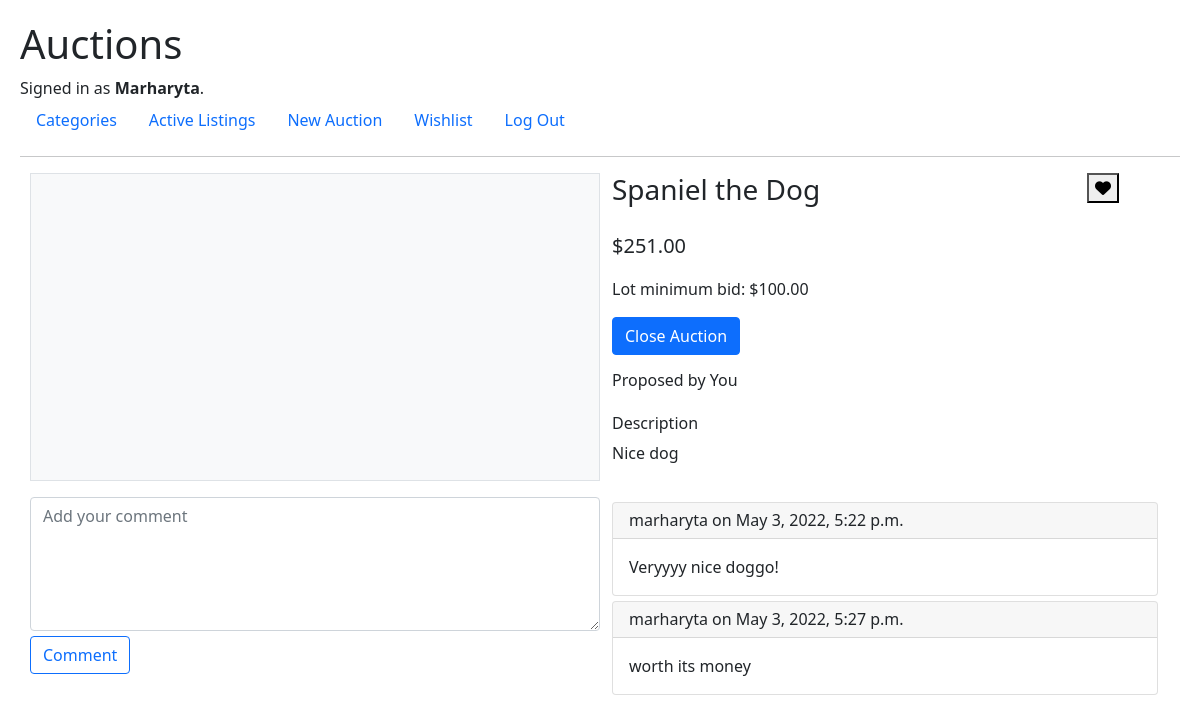
Screenshot of /auctions/id=1 (signed in) with the database file from the repository.
### auctions/models.py (models this page shows, shortened)
class User(AbstractUser):
    pass

class Auction(models.Model):
    AUCTION_CATEGORY_CHOICES = [
    ('1', 'Furniture'),
    ('2', 'Books'),
    ('3', 'Gadgets'),
    ('4', 'Household appliances'),
    ('5', 'Accessories'),
    ('6', 'Clothing'),
    ('7', 'Makeup'),
    ('8', 'For children'),
    ('9', 'For animals'),
    ('10', 'Car accessories'),
    ]
    user = models.ForeignKey(User, on_delete=models.CASCADE, related_name="creator")
    name = models.CharField("lot name", max_length=255)
    minimum_bid = models.DecimalField("lot minimum bid", max_digits=7, decimal_places=2, validators=[MinValueValidator(0.01)])
    description = models.CharField("lot description", max_length=3000)
    image = models.ImageField("lot image", upload_to='images', default='images/placeholder.jpg', blank=True)
    category = models.CharField("lot category", choices=AUCTION_CATEGORY_CHOICES, max_length=30, blank=True)
    current_bid = models.DecimalField("current lot bid", max_digits=7, decimal_places=2, default=0.00)
    active = models.BooleanField("is active", default=True)
    winner = models.ForeignKey(User, on_delete=models.SET_NULL, null=True, blank=True, related_name="winner")

class Comment(models.Model):
    user = models.ForeignKey(User, null=True, on_delete=models.SET_NULL)
    auction = models.ForeignKey(Auction, on_delete=models.CASCADE)
    comment_text = models.CharField("comment", max_length=300)
    added = models.DateTimeField(auto_now_add=True)

### auctions/views.py (the view, shortened to what this page needs)
# urls.py: path("auctions/id=<int:lot_id>", views.auction_page, name="auction_page"),
def auction_page(request, lot_id):
    lot = Auction.objects.get(id=lot_id)
    in_wishlist = False
    if Wishlist.objects.filter(user=request.user, auction=lot_id):
        in_wishlist = True
    comments = Comment.objects.filter(auction=lot_id)
    context = {
        "lot": lot,
        "comments": comments,
        "in_wishlist": in_wishlist,
        "biddingform": AddNewBid(),
        "commentingform": AddNewComment()
    }
    if lot.active == False and request.user == lot.winner:
        messages.add_message(request, messages.INFO, message='Congratulations! You are winner! Contact auction owner for details.')
    return render(request, "auctions/auction_page.html", context)

### auctions/forms.py
class AddNewBid(ModelForm):
    class Meta:
        model = Bid
        fields = ['bid']
        widgets = {
            'bid': NumberInput(attrs={'placeholder': 'Add your bid'})
        }
    def __init__(self, *args, **kwargs):
        super(AddNewBid, self).__init__(*args, **kwargs)
        self.fields['bid'].widget.attrs['min'] = 0.01

class AddNewComment(ModelForm):
    class Meta:
        model = Comment
        fields = ['comment_text']
        widgets = {
            'comment_text': Textarea(attrs={'cols': 50, 'rows': 5, 'placeholder': 'Add your comment'})
        }

### auctions/templates/auctions/auction_page.html (shortened to what this page needs)
{% extends "auctions/layout.html" %}
{% load widget_tweaks %}
{% block body %}
    <div class="container container-sm-12 d-grid gap-3">
        <div class="row">
            <div class="col-sm-6 bg-light border">
            </div>
            <div class="col-sm-5">
                <div class="d-grid gap-3">
                    <div>
                        <h3>{{ lot.name }}</h3>
                    </div>
                    <div class="lot-current-bid">${{ lot.current_bid }}</div>
                    <div>Lot minimum bid: ${{ lot.minimum_bid }}</div>
                    {% if lot.active == True %}
                        <div>
                            {% if user.is_authenticated %}
                                {% if lot.user == request.user %}
                                    <form action="{% url 'auction_page' %}" method="post">
                                        <button type="submit" name="close-auction-btn" class="btn btn-primary">Close Auction</button>
                                    </form>
                                {% endif %}
                            {% else %}
                                Log in to add your bid
                            {% endif %}
                        </div>
                    {% endif %}
                    <div>
                        {% if lot.user == request.user %}
                            <h6>Proposed by You</h6>
                        {% else %}
                            <h6>Proposed by {{ lot.user }}</h6>
                        {% endif %}
                    </div>
                    <div>
                        <h6>Description</h6>
                        <p>{{ lot.description }}</p>
                    </div>
                </div>
            </div>
            <div class="col-sm-1">
                {% if lot.active == True and user.is_authenticated %}
                    <form method="post">
                        {% if in_wishlist %}
                            <button type="submit" name="remove-from-wishlist-btn"><i class="fa fa-trash"></i></button>
                        {% else %}
                            <button type="submit" name="add-to-wishlist-btn"><i class="fa fa-heart"></i></button>
                        {% endif %}
                    </form>
                {% endif %}
            </div>
        </div>
        <div class="row">
            <div class="col-sm-6" style="padding: 0;">
                <form method="post">
                    {% for field in commentingform.visible_fields %}
                        {% render_field field class="form-control" %}
                    {% endfor %}
                    <div class="lot-button">
                        <button type="submit" name="add-comment-btn" class="btn btn-outline-primary">Comment</button>
                    </div>
                </form>
            </div>
            <div class="col-sm-6">
                {% for comment in comments %}
                    <div class="card lot-button">
                        <h6 class="card-header">{{ comment.user }} on {{ comment.added }}</h6>
                        <div class="card-body">
                            <p class="card-text">{{ comment.comment_text }}</p>
                        </div>
                    </div>
                {% endfor %}
            </div>
        </div>
    </div>
{% endblock %}

### auctions/templates/auctions/layout.html (shortened to what this page needs)
{% load static %}
<!DOCTYPE html>
<html lang="en">
    <head>
        <link href="https://cdn.jsdelivr.net/npm/bootstrap@5.1.3/dist/css/bootstrap.min.css" rel="stylesheet">
        <link href="{% static 'auctions/styles.css' %}" rel="stylesheet">
    </head>
    <body>
        <h1>Auctions</h1>
        <div>
            {% if user.is_authenticated %}
                Signed in as <strong>{{ user.username }}</strong>.
            {% else %}
                Not signed in.
            {% endif %}
        </div>
        <ul class="nav">
            <li class="nav-item">
                <a class="nav-link" href="{% url 'categories' %}">Categories</a>
            </li>
            <li class="nav-item">
                <a class="nav-link" href="{% url 'index' %}">Active Listings</a>
            </li>
            {% if user.is_authenticated %}
                <li class="nav-item">
                    <a class="nav-link" href="{% url 'new_auction' %}">New Auction</a>
                </li>
                <li class="nav-item">
                    <a class="nav-link" href="{% url 'wishlist_page' %}">Wishlist</a>
                </li>
                <li class="nav-item">
                    <a class="nav-link" href="{% url 'logout' %}">Log Out</a>
                </li>
            {% endif %}
        </ul>
        <hr>
        {% block body %}
        {% endblock %}
    </body>
</html>

### auctions/static/auctions/styles.css (style rules this page uses)
body { padding: 20px; }
.lot-current-bid { font-size: 20px; }
.lot-button { margin-top: 5px; }

### rows the page displays
User: username "Marharyta"
Auction: name "Spaniel the Dog", current_bid "251.00", minimum_bid "100.00", description "Nice dog"
Comment: user "marharyta", added "May 3, 2022, 5:22 p.m.", comment_text "Veryyyy nice doggo!"
Comment: user "marharyta", added "May 3, 2022, 5:27 p.m.", comment_text "worth its money"
